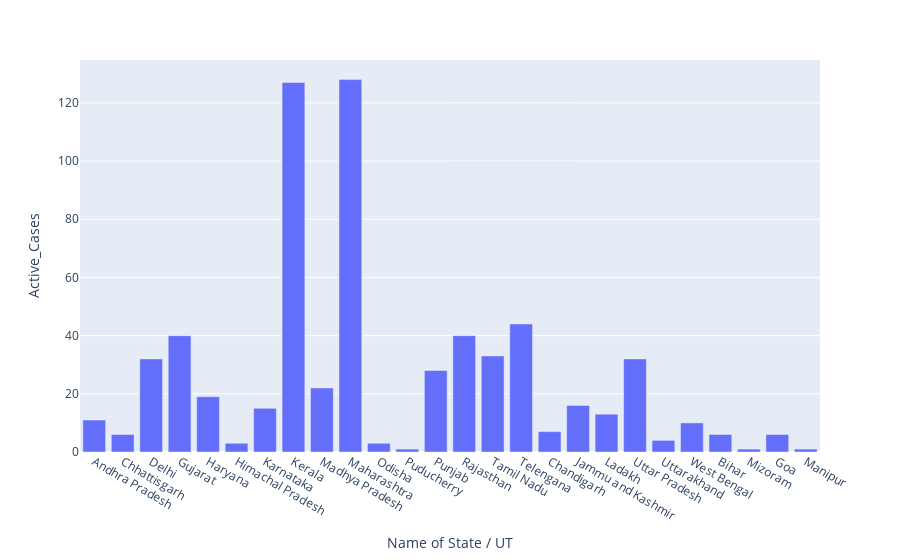

Notebook code cell kept with this figure:
### Code cell
#plotly express
px.bar(df,x='Name of State / UT',y="Active_Cases")

### Figure 1 — Plotly figure (JSON) as saved in the notebook; plotly's stock layout.template omitted (floating-point values rounded to 4 significant figures)
{"data": [{"alignmentgroup": "True", "hovertemplate": "Name of State / UT=%{x}<br>Active_Cases=%{y}<extra></extra>", "legendgroup": "", "marker": {"color": "#636efa"}, "name": "", "offsetgroup": "", "orientation": "v", "showlegend": false, "textposition": "auto", "type": "bar", "x": ["Andhra Pradesh", "Chhattisgarh", "Delhi", "Gujarat", "Haryana", "Himachal Pradesh", "Karnataka", "Kerala", "Madhya Pradesh", "Maharashtra", "Odisha", "Puducherry", "Punjab", "Rajasthan", "Tamil Nadu", "Telengana", "Chandigarh", "Jammu and Kashmir", "Ladakh", "Uttar Pradesh", "Uttarakhand", "West Bengal", "Bihar", "Mizoram", "Goa", "Manipur"], "xaxis": "x", "y": [11, 6, 32, 40, 19, 3, 15, 127, 22, 128, 3, 1, 28, 40, 33, 44, 7, 16, 13, 32, 4, 10, 6, 1, 6, 1], "yaxis": "y"}], "layout": {"barmode": "relative", "legend": {"tracegroupgap": 0}, "margin": {"t": 60}, "xaxis": {"anchor": "y", "domain": [0, 1], "title": {"text": "Name of State / UT"}}, "yaxis": {"anchor": "x", "domain": [0, 1], "title": {"text": "Active_Cases"}}}}
